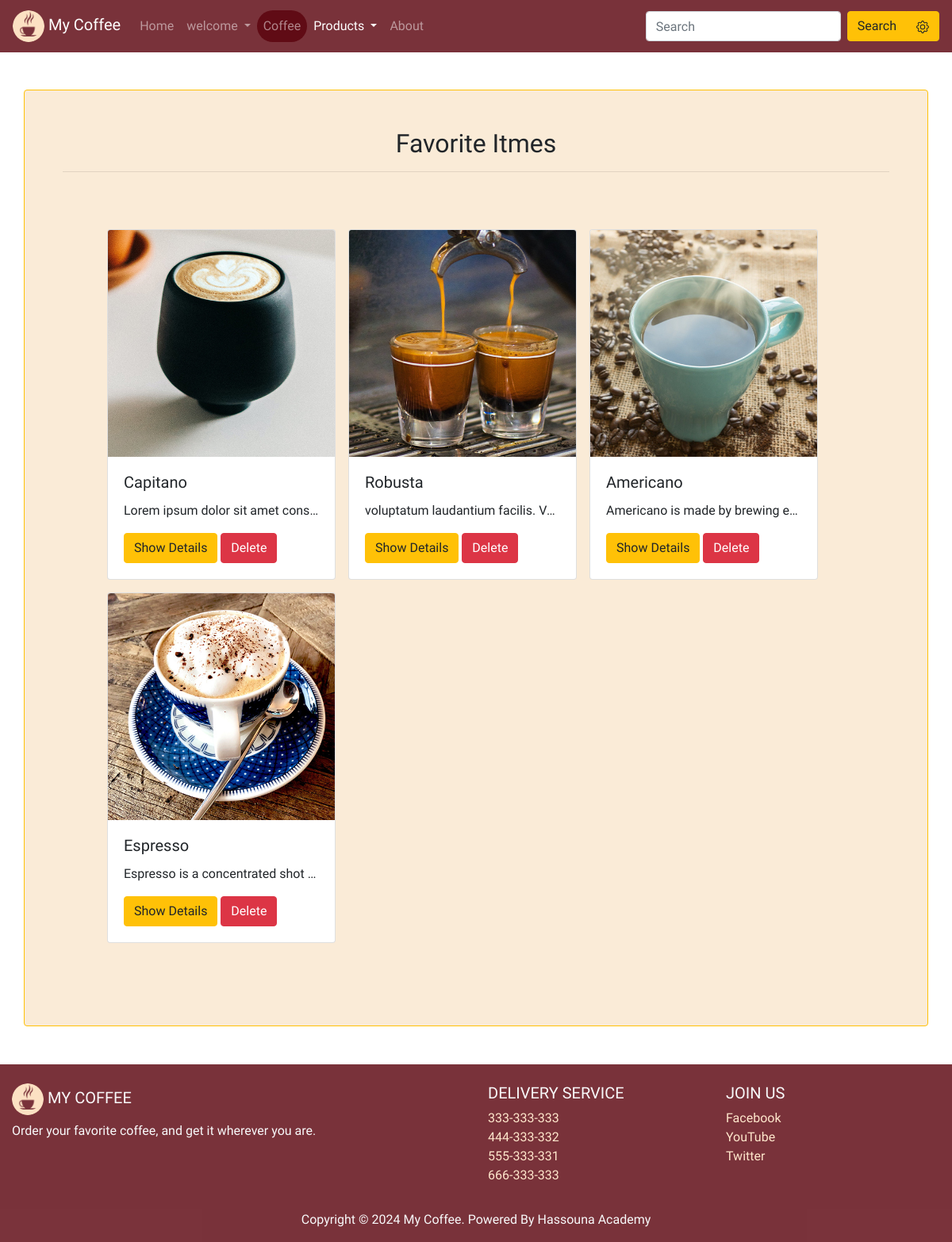
The page /accounts/favorits/ (signed in) on the database its author committed.
### products/models.py (models this page shows, shortened)
class Product (models.Model):
    name = models.CharField(max_length = 50)
    description = models.TextField()
    price = models.DecimalField(max_digits = 6 , decimal_places = 2)
    photo = models.ImageField(upload_to= 'photo/%y/%m/%d')
    is_active = models.BooleanField(default = True)
    publish_date = models.DateTimeField(default = datetime.now)

### accounts/views.py (the view)
def show_fvpro (request):
    usre_profile = Profile.objects.get(user = request.user)
    context = {
        'products': usre_profile.product_favorites.all(),
    }
    return render(request , 'products/Fvproducts.html' , context)

### templates/products/Fvproducts.html (shortened to what this page needs)
{% extends 'base.html' %}
{% block content %}
<div class="my-form container p-5 my-5 rounded border border-warning">
    <form>
        <h2 class="text-center">Favorite Itmes</h2>
        <hr>
        <section>
            <div class="container-fluid">
              <div class="row p-5" >
                {% for product in products %}
                <div>
                  <div class="card m-2" style="width: 18rem;">
                    <img src="{{product.photo.url}}" class="card-img-top" alt="...">
                    <div class="card-body">
                      <h5 class="card-title">{{product.name}}</h5>
                      <p class="card-text text-truncate">{{product.description}}</p>
                      <a href="{% url 'Product' product.id %}" class="btn btn-warning">Show Details</a>
                      <a type="submit" class="btn btn-danger text-white"  href="{% url 'Delet_fv' product.id %}">
                        Delete
                      </a>
                    </div>
                  </div>
                </div>
                {% endfor %}
              </div>
            </div>
        </section>
    </form>
</div>
{% endblock content %}

### project/static/css/style.css (style rules this page uses)
html, body { height: 100%; width: 100%; }
a { color: rgb(255, 231, 204) ; }
body { font-family: 'Merienda', cursive; padding-top:65px; }
.my-form { background-color: antiquewhite; }

### rows shown on the page
Product: photo (picture), name "Capitano", description "Lorem ipsum dolor sit amet cons…"
Product: photo (picture), name "Robusta", description "voluptatum laudantium facilis. V…"
Product: photo (picture), name "Americano", description "Americano is made by brewing e…"
Product: photo (picture), name "Espresso", description "Espresso is a concentrated shot…"
